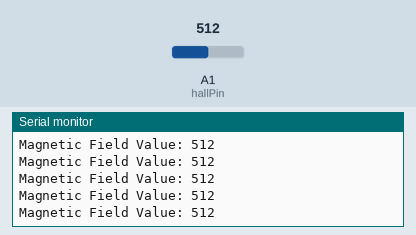
This sketch was run on a simulated Arduino Uno, built with avr-gcc and run on an emulated ATmega328P. On the bench: the last lines printed to the serial monitor. Inputs (shaded band) come from the test bench; at power-on: A1 (hallPin) = 512.

Above: at 1.2 s.
1.3 s: A1 (hallPin) set to 716
At 1.56 s:
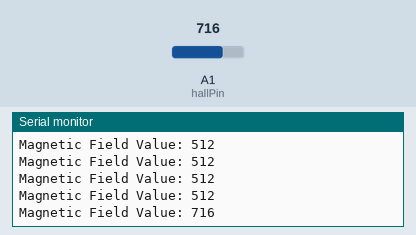
2.8 s: A1 (hallPin) set to 900
At 2.97 s:
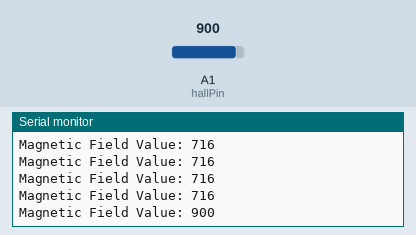
Timing chart, 0 to 5.8 s (numbered marks = the images above; inputs shaded):
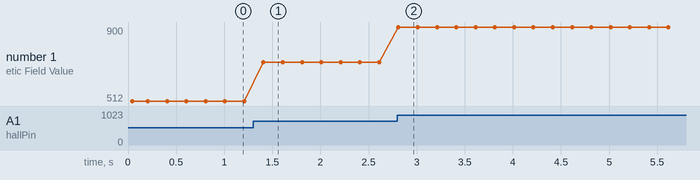

Measured:
- after the input at 1.3 s, the serial monitor: prints a new line after 0.11 s (image 1)
- after the input at 2.8 s, the serial monitor: prints a new line at once (image 2)
- plotted number 1: 512 → 716 after the input at 1.3 s, 716 → 900 after the input at 2.8 s

The sketch:

v1_code.ino
```cpp
// v1.0 - Basic Hall Effect Sensor Reader
const int hallPin = A1;

void setup() {
  Serial.begin(9600);
  Serial.println("🔍 Magnetic Field Monitoring Started...");
}

void loop() {
  int sensorValue = analogRead(hallPin);
  Serial.print("Magnetic Field Value: ");
  Serial.println(sensorValue);
  delay(200); // To avoid flooding the serial monitor
}
```
